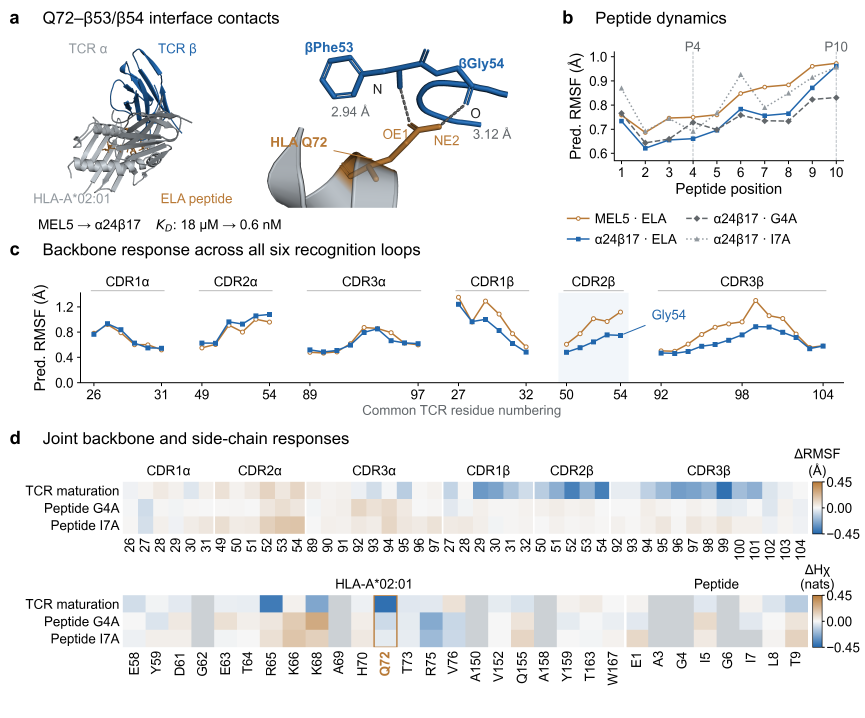
#> input picture paper/revision_v14_20261010/figure4_v124_20261027_紧凑蓝橙灰.png, 4322 x 3590 px, found by its file name (shown at 1/5 size)
$ python make_style_comparison.py
#> lines starting #> are read from the running program, lines starting #| are printed output that depends on the picture
from pathlib import Path
from PIL import Image
root=Path(__file__).resolve().parent
paper=Path(r'E:\Project\FlexPPI\paper\revision_v14_20261010')
mm=lambda n:round(n/25.4*600)
old=Image.open(paper/'figure4_v124_20261027_紧凑蓝橙灰.png').convert('RGB')
a=old.crop((0,0,mm(116),mm(51.5)))
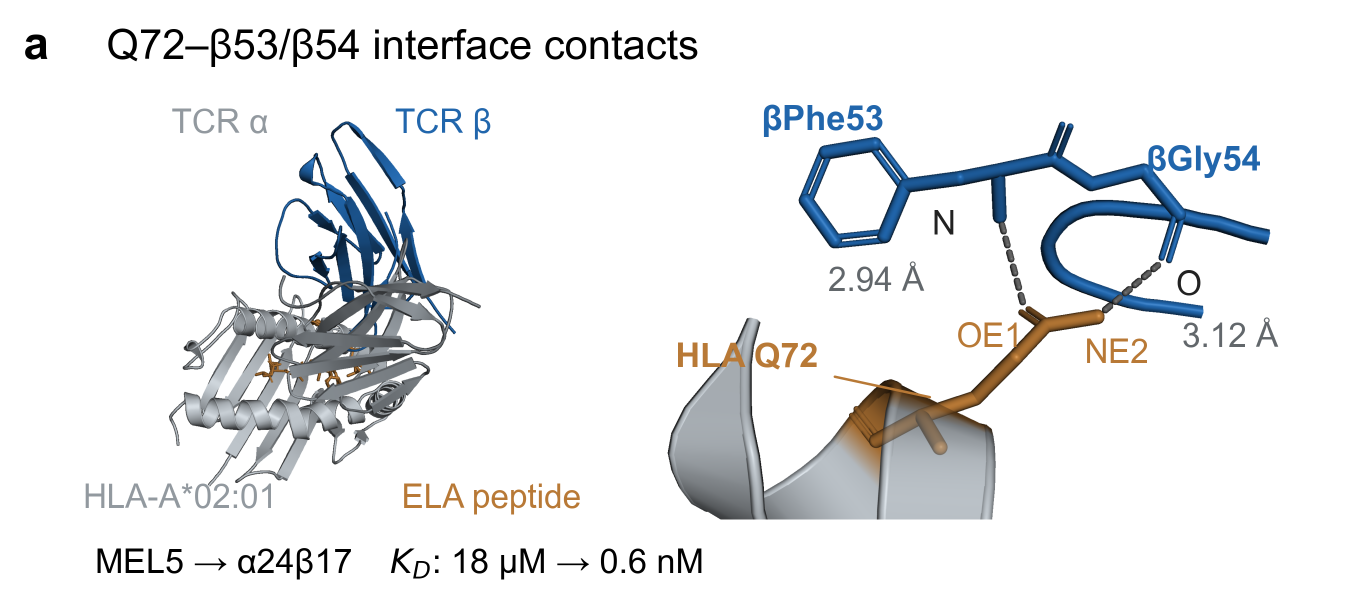
#> a: PIL image 2740x1217 RGB (shown at 1/2 size); mean R, G, B 234.9, 236.2, 237.5
e=Image.open(root/'figure4e_redraw_v3.png').convert('RGB')
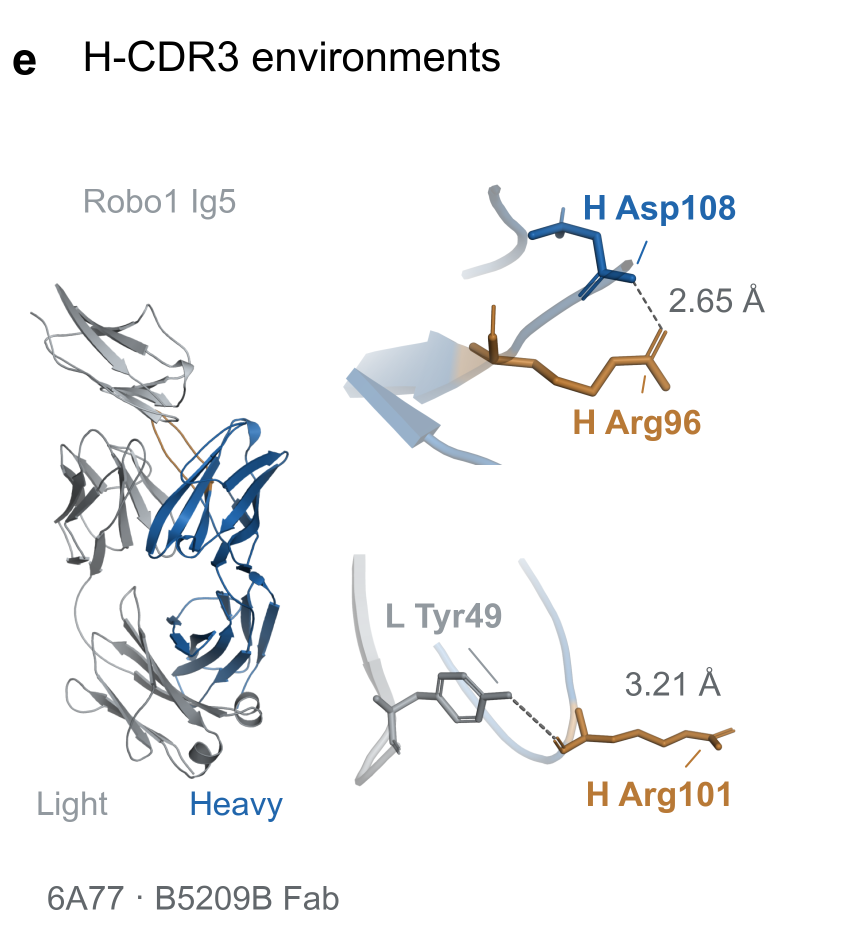
#> input picture experiments/_sources/bcr_case_choice_20261028/figure4_extension_20261029/revision_e_v3/figure4e_redraw_v3.png, 1700 x 1889 px (shown at 1/2 size)
canvas=Image.new('RGB',(a.width+mm(4)+e.width,max(a.height,e.height)),'white')
#> canvas: PIL image 4534x1889 RGB; every value is 255
canvas.paste(a,(0,0));canvas.paste(e,(a.width+mm(4),0))
#> after `canvas.paste(a, (0, 0))`:
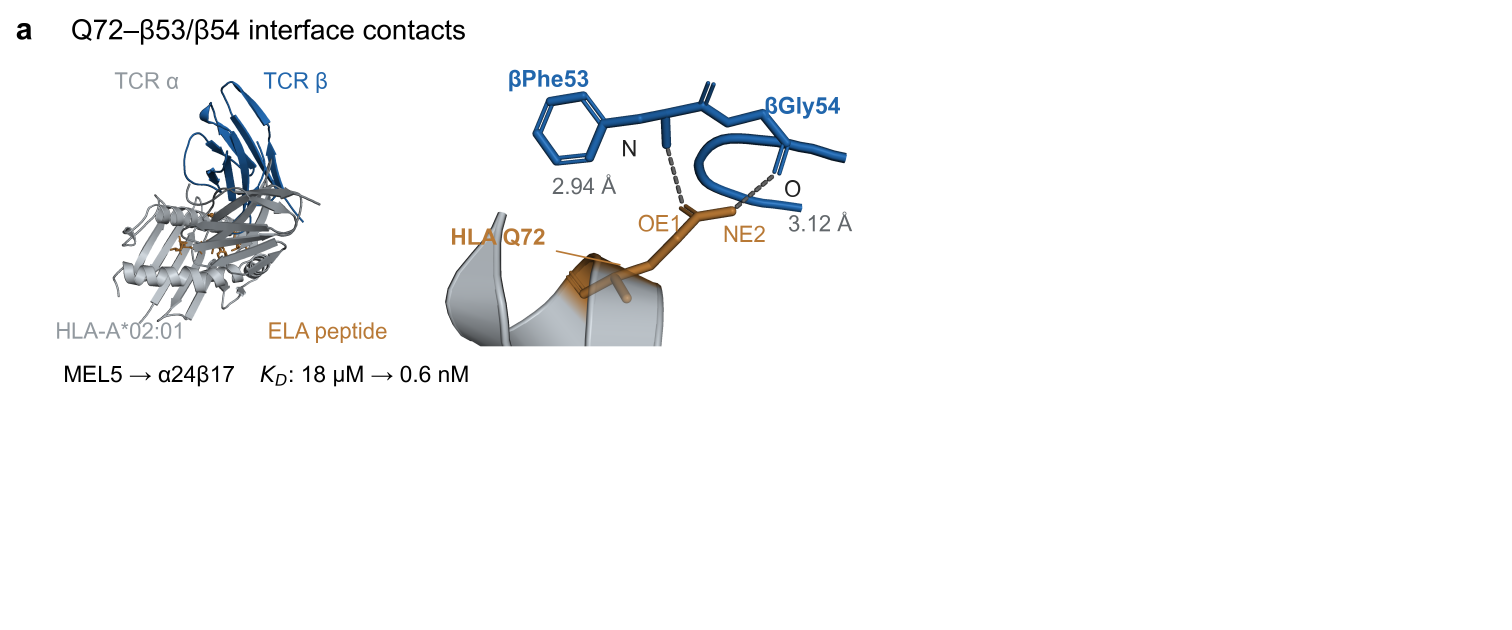
#> canvas: PIL image 4534x1889 RGB (shown at 1/3 size); mean R, G, B 247.2, 247.7, 248.2
#> after `canvas.paste(e, (a.width + mm(4), 0))`:
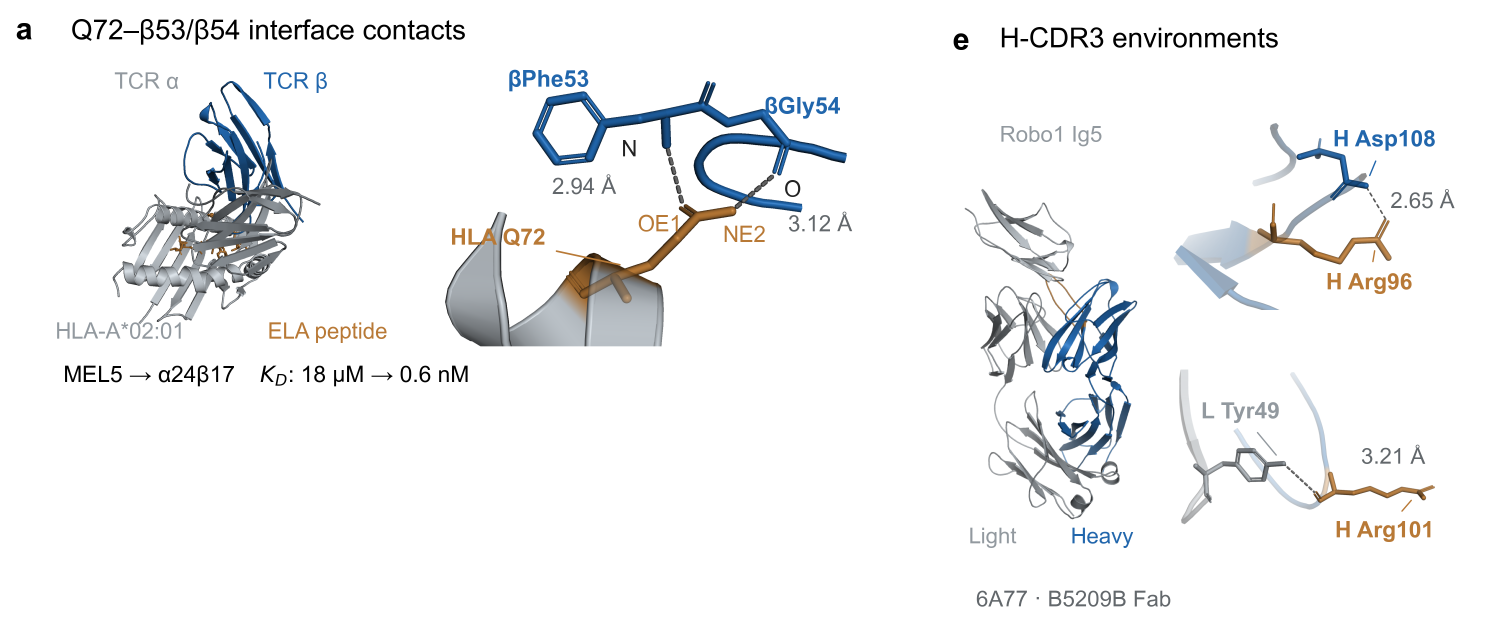
#> canvas: PIL image 4534x1889 RGB (shown at 1/3 size); mean R, G, B 242.9, 243.6, 244.4
canvas.save(paper/'figure4a_e_20261029_风格对照_v3.png',dpi=(600,600))
canvas.save(root/'figure4a_e_style_comparison_v3.png',dpi=(600,600))
